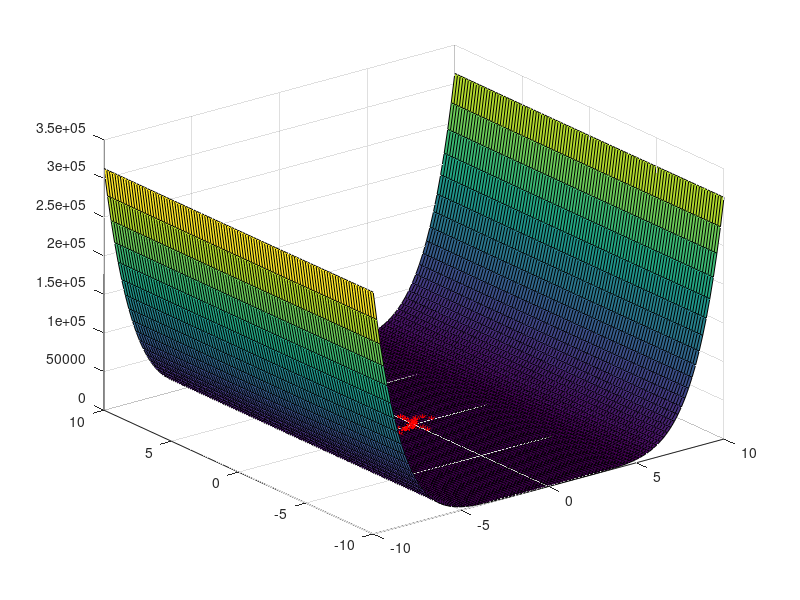
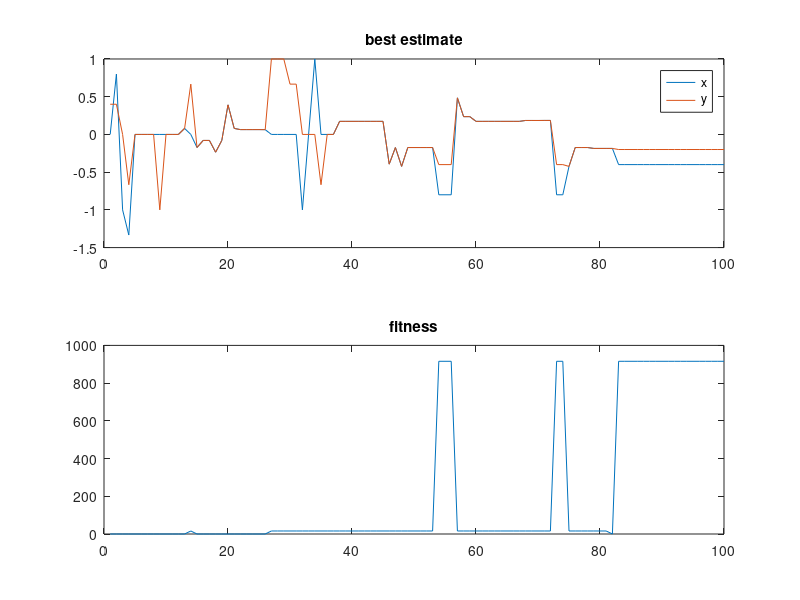

The MATLAB source for these figures, in order:
function [bestsol, bestfun, count] = gasimple(funstr)
    global solnew sol pop popnew fitness fitold f range;
    if nargin < 1
        funstr = '-cos(x)*exp(-(x-3.1415926)^2)';
    end
    range = [-10 10];
    f = @(x, y) (4 - 2.1 * x.^2 + x.^4/3) .* x.^2 + x.*y + (4 * y.^2);
    rand("state", 0); 
    figure;
    popsize = 20;
    Maxgen = 100;
    count = 0;
    nsite = 2;
    nsbit = 16;
    popnew = init_gen(popsize, nsbit);
    solnew = zeros(popsize, nsbit); % Agregar esta línea
    fitness = zeros(1, popsize);

    x = linspace(range(1), range(2), 100);
    y = linspace(range(1), range(2), 100);
    [X, Y] = meshgrid(x, y);
    Z = f(X, Y);
    surf(X, Y, Z);
    hold on;

    pc = 0.95;
    pm = 0.05; % Agregar esta línea

    for i = 1:popsize
        solnew(i, :) = bintodec(popnew(i, :));
    end

    for i = 1:Maxgen
        fitold = fitness;
        pop = popnew;
        sol = solnew;
        for j = 1:popsize
            ii = floor(popsize * rand) + 1;
            jj = floor(popsize * rand) + 1;
            if pc > rand
                [popnew(ii, :), popnew(jj, :)] = crossover(pop(ii, :), pop(jj, :));
                count = count + 2;
                envolve(ii);
                envolve(jj);
            end
            if pm > rand
                kk = floor(popsize * rand) + 1;
                count = count + 1;
                popnew(kk, :) = mutate(pop(kk, :), nsite);
                envolve(kk);
            end
        end
        bestfun(i) = min(fitness);
        bestsol(i, :) = mean(sol(bestfun(i) == fitness, :));
    end

    plot3(bestsol(:, 1), bestsol(:, 2), bestfun, 'r*');
    hold off;

    figure;
    subplot(2, 1, 1);
    plot(bestsol(:, 1));
    hold on;
    plot(bestsol(:, 2));
    hold off;
    legend('x', 'y');
    title("best estimate");
    subplot(2, 1, 2);
    plot(bestfun);
    title("fitness");
end

% Resto del código omitido...


function pop = init_gen(np, nsbit)
    pop = rand(np, nsbit + 1) > 0.5;
end

function envolve(j)
    global solnew popnew fitness fitold pop sol f;
    solnew(j, :) = bintodec(popnew(j, :));
    fitness(j) = f(solnew(j, 1), solnew(j, 2));
    if fitness(j) > fitold(j)
        pop(j, :) = popnew(j, :);
        sol(j, :) = solnew(j, :);
    end
end

function dec = bintodec(bin)
    global range;
    nn = length(bin) - 1;
    num = bin(2:end);
    Sing = 1 - 2 * bin(1);
    dec = zeros(1, nn);
    dp = floor(log2(max(abs(range))));
    for i = 1:nn
        dec(i) = bintodec_single(num(i), dp - i);
    end
    dec = dec * Sing;
end

function dec_single = bintodec_single(bin, power)
    dec_single = bin * 2^power;
end

function [c, d] = crossover(a, b)
    nn = length(a) - 1;
    cpoint = floor(nn * rand) + 1;
    c = [a(1:cpoint), b(cpoint + 1:end)];
    d = [b(1:cpoint), a(cpoint + 1:end)];
end

function anew = mutate(a, nsite)
    nn = length(a);
    anew = a;
    for i = 1:nsite
        j = floor(rand * nn) + 1;
        anew(j) = mod(a(j) + 1, 2);
    end
end
